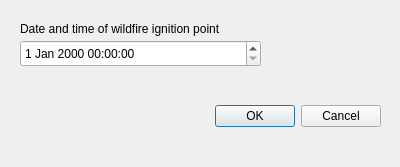
<?xml version="1.0" encoding="UTF-8"?>
<ui version="4.0">
 <class>Dialog</class>
 <widget class="QDialog" name="Dialog">
  <property name="geometry">
   <rect>
    <x>0</x>
    <y>0</y>
    <width>400</width>
    <height>167</height>
   </rect>
  </property>
  <property name="windowTitle">
   <string>Ignition point creation</string>
  </property>
  <widget class="QDialogButtonBox" name="buttonBox">
   <property name="geometry">
    <rect>
     <x>210</x>
     <y>100</y>
     <width>171</width>
     <height>32</height>
    </rect>
   </property>
   <property name="orientation">
    <enum>Qt::Horizontal</enum>
   </property>
   <property name="standardButtons">
    <set>QDialogButtonBox::Cancel|QDialogButtonBox::Ok</set>
   </property>
  </widget>
  <widget class="QgsDateTimeEdit" name="mDateTimeEdit">
   <property name="geometry">
    <rect>
     <x>20</x>
     <y>40</y>
     <width>241</width>
     <height>27</height>
    </rect>
   </property>
  </widget>
  <widget class="QLabel" name="label">
   <property name="geometry">
    <rect>
     <x>20</x>
     <y>20</y>
     <width>351</width>
     <height>17</height>
    </rect>
   </property>
   <property name="text">
    <string>Date and time of wildfire ignition point</string>
   </property>
  </widget>
 </widget>
 <customwidgets>
  <customwidget>
   <class>QgsDateTimeEdit</class>
   <extends>QDateTimeEdit</extends>
   <header>qgsdatetimeedit.h</header>
  </customwidget>
 </customwidgets>
 <resources/>
 <connections>
  <connection>
   <sender>buttonBox</sender>
   <signal>accepted()</signal>
   <receiver>Dialog</receiver>
   <slot>accept()</slot>
   <hints>
    <hint type="sourcelabel">
     <x>248</x>
     <y>254</y>
    </hint>
    <hint type="destinationlabel">
     <x>157</x>
     <y>274</y>
    </hint>
   </hints>
  </connection>
  <connection>
   <sender>buttonBox</sender>
   <signal>rejected()</signal>
   <receiver>Dialog</receiver>
   <slot>reject()</slot>
   <hints>
    <hint type="sourcelabel">
     <x>316</x>
     <y>260</y>
    </hint>
    <hint type="destinationlabel">
     <x>286</x>
     <y>274</y>
    </hint>
   </hints>
  </connection>
 </connections>
</ui>
